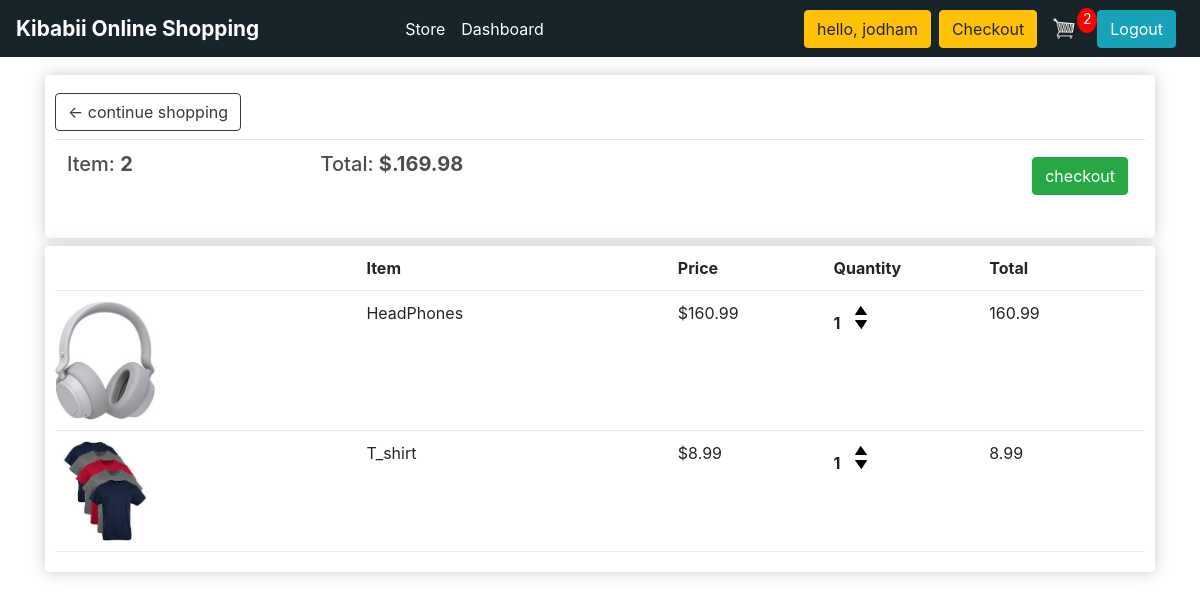
The app's page /cart/ (signed in) with its own data.
### myapp/models.py (models this page shows, shortened)
class Order(models.Model):
    customer = models.ForeignKey(Customer, on_delete=models.SET_NULL, null=True, blank=True)
    date_ordered = models.DateTimeField(auto_now_add=True)
    complete = models.BooleanField(default=False, null=True, blank=False)
    transaction_id = models.CharField(max_length=200, null=True)
    @property
    def get_cart_total(self):
        orderitems = self.orderitem_set.all()
        total = sum([item.get_total for item in orderitems])
        return total
    @property
    def get_cart_items(self):
        orderitems = self.orderitem_set.all()
        total = sum([item.quantity for item in orderitems])
        return total

class OrderItem(models.Model):
    product = models.ForeignKey(Product, on_delete=models.SET_NULL, null=True, blank=True)
    order = models.ForeignKey(Order, on_delete=models.SET_NULL, blank=True, null=True)
    quantity = models.IntegerField(default=0, null=True, blank=True)
    date_added = models.DateTimeField(auto_now_add=True)
    @property
    def get_total(self):
        total = self.product.price * self.quantity
        return total

class Product(models.Model):
    name = models.CharField(max_length=200, null=True)
    price = models.DecimalField(max_digits=7, decimal_places=2)
    digital = models.BooleanField(default=False, null=True, blank=False)
    quantity = models.IntegerField(default='1', max_length=6, null=True)
    status = models.CharField(default='in stock', max_length=10, null=True)
    image = models.ImageField(null=True)
    @property
    def imageUrl(self):
        try:
            url = self.image.url
        except:
            url = ''
        return url

### myapp/views.py (the view)
# urls.py: path('cart/', views.cart, name='cart'),
def cart(request):
    if request.user.is_authenticated:
        customer = request.user.customer
        order, created = Order.objects.get_or_create(customer=customer, complete=False)
        items = order.orderitem_set.all()
        cartItems = order.get_cart_items
    else:
        items = []
        order = {'get_cart_total': 0, 'get_cart_items': 0, "shipping": False}
        cartItems = order['get_cart_items']
    context = {'items': items, 'order': order, 'cartItems': cartItems}
    return render(request, 'store/cart.html', context)

### myapp/templates/store/cart.html
{% extends 'store/base.html'%}
{% load static %}
{% block content %}
<div class="row">
    <div class="col-lg-12">
        <div class="box-element my-2">
            <a class="btn btn-outline-dark my-2" href="{% url 'store' %}">&#x2190; continue shopping</a>
            <table class="table">
                <tr>
                    <th><h5>Item: <strong>{{order.get_cart_items}}</strong></h5></th>
                    <th><h5>Total: <strong>$.{{order.get_cart_total|floatformat:2}}</strong></h5></th>
                    <th>
                        <a style="margin:5px; float:right;" class="btn btn-success" href="{% url 'checkout'%}">checkout</a>
                    </th>
                </tr>
            </table>
        </div>
        <div class="box-element my-2">
            <div class="cart-row">
                <div style="flex:2;"></div>
                <div style="flex:2;"><strong>Item</strong></div>
                <div style="flex:1;"><strong>Price</strong></div>
                <div style="flex:1;"><strong>Quantity</strong></div>
                <div style="flex:1;"><strong>Total</strong></div>
            </div>
            {% for item in items %}
            <div class="cart-row">
                <div style="flex:2;"><img class="row-image" src="{{item.product.imageUrl}}"></div>
                <div style="flex:2;">{{item.product.name}}</div>
                <div style="flex:1;"> ${{item.product.price|floatformat:2}}</div>
                <div style="flex:1;">
                    <p class="quantity">{{item.quantity}}</p>
                    <div class="quantity">
                        <img data-product={{item.product.id}} data-action="add" class="chg-quantity update-cart" src="{% static 'images/up.png' %}">
                        <img data-product={{item.product.id}} data-action="remove" class="chg-quantity update-cart" src="{% static 'images/down.png' %}">
                    </div>
                </div>
                <div style="flex:1;">{{item.get_total}}</div>
            </div>
            {% endfor %}
        </div>
    </div>
</div>
{% endblock content %}

### myapp/templates/store/assets/navbar.html (shortened to what this page needs)
{% load static %}
<nav class="navbar navbar-expand-lg navbar-dark bg-dark">
  <a class="navbar-brand" href="{%url 'store'%}">Kibabii Online Shopping</a>
    <div class="collapse navbar-collapse" id="navbarSupportedContent">
        <ul class="navbar-nav mr-auto mb-2 mb-lg-0">
          <li class="nav-item">
            <a class="nav-link text-white" href="{%url 'store'%}">Store</a>
          </li>
          {%if request.user.is_staff%}
            <li class="nav-item">
            <a class="nav-link text-white" href="{%url 'dashboard'%}">Dashboard</a>
          </li>
          {%endif%}
        </ul>
      <div class="form-inline ml-auto my-2 my-lg-0">
      {%if user.is_authenticated%}
         <a href="#" class="btn ml-2 btn-warning">hello, {{user.username}}</a>
        <a href="{% url 'checkout' %}" class="btn ml-2 btn-warning">Checkout</a>
        <a href="{%url 'cart'%}">
          <img id="cart-icon" src="{%static 'images/cart.png'%}">
        </a>
        <p id="cart-total">{{cartItems}}</p>
        <a href="{%url 'logout'%}" class="btn mr-2 btn-info">Logout</a>
        {%else%}
          <a href="{% url 'register' %}" class="btn btn-info">Register</a>
        <a href="{% url 'login' %}" class="btn ml-2 btn-info">Login</a>
        {%endif%}
      </div>
    </div>
</nav>

### static/css/main.css (style rules this page uses)
h1,h2,h3,h4,h5,h6 { color:hsl(0, 0%, 30%); }
.box-element { box-shadow:hsl(0, 0%, 80%) 0 0 16px; background-color: #fff; border-radius: 4px; padding: 10px; }
.bg-dark { background-color: #4f868c!important; }
#cart-icon { width:25px; display: inline-block; margin-left: 15px; }
#cart-total { display: block; text-align: center; color:#fff; background-color: red; width: 20px; height: 25px; border-radius: 50%; font-size: 14px; }
.col-lg-4, .col-lg-6, .col-lg-8, .col-lg-12 { margin-top: 10px; }
.btn { border-radius: 0; }
.row-image { width: 100px; }
.cart-row { display: flex; align-items: flex-stretch; padding-bottom: 10px; margin-bottom: 10px; border-bottom: 1px solid #ececec; }
.quantity { display: inline-block; font-weight: 700; padding-right:10px; }
.chg-quantity { width: 12px; cursor: pointer; display: block; margin-top: 5px; transition:.1s; }

### static/style.css (style rules this page uses)
body { background-color: #FEFFFF !important; }
.navbar { background-color: #17252A !important; }
.navbar .navbar-brand { color: #fff; font-weight: bolder; font-size: 1.3em; }
.navbar .navbar-nav { margin: 0 auto; }
.navbar .nav-item a { color: #fff !important; }

### records on screen
Order: get_cart_items "2", get_cart_total "169.98"
OrderItem: product.imageUrl (picture), product.name "HeadPhones", product.price "160.99", quantity "1", get_total "160.99"
OrderItem: product.imageUrl (picture), product.name "T_shirt", product.price "8.99", quantity "1", get_total "8.99"

### other values on screen
{{ user.username }} "jodham"
{{ cartItems }} "2"
